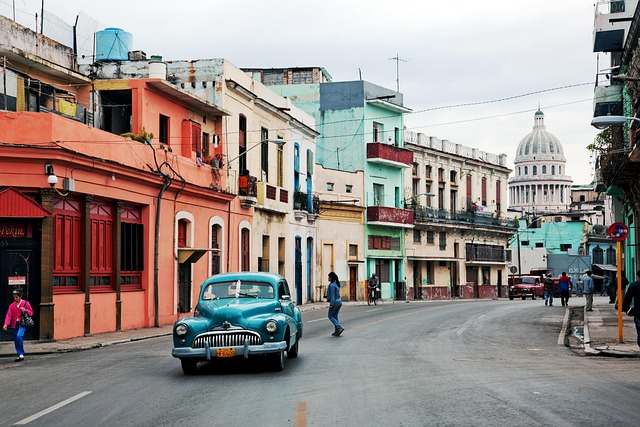
#> input picture images/cars.jpg, 640 x 427 px, found by its file name
$ python 17th_thresholding.py
#> lines starting #> are read from the running program, lines starting #| are printed output that depends on the picture; after the words box and inside, x2 and y2 are one past the last pixel; in counts of white or black regions, pixels touching at a corner belong together
import cv2 as cv, numpy as np

img = cv.imread('E:\OpenCV Image detections\images\cars.jpg')
#> img is the input picture: shape (427, 640, 3); mean B, G, R 136.9, 140.7, 149.5
cv.imshow('image', img)

gry = cv.cvtColor(img, cv.COLOR_BGR2GRAY)
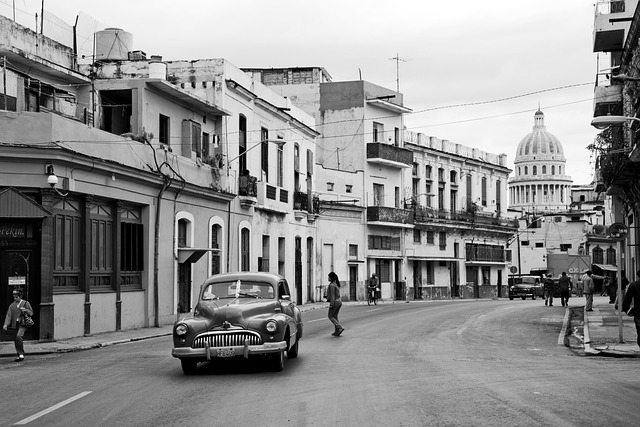
#> gry: shape (427, 640); min 0, max 255, mean 142.9
cv.imshow('gray', gry)

# #simple image thresholding
Threshold, Thresh = cv.threshold(gry, 155, 255, cv.THRESH_BINARY)
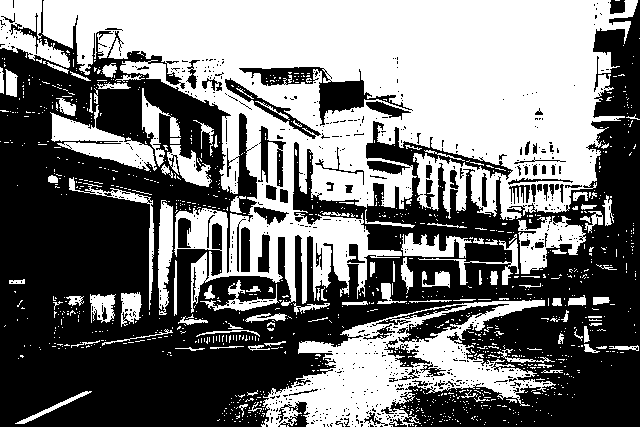
#> Thresh: shape (427, 640); 46.2% white; 1139 white regions (1028 under 20 px), largest, box (x1, y1, x2, y2) and area: (42, 0, 638, 313) 87181, (261, 300, 556, 427) 14827, (50, 105, 157, 171) 2667
cv.imshow('simple threshold', Thresh)

#Adaptive thresholding
adaptive_thresholding = cv.adaptiveThreshold(gry, 255, cv.ADAPTIVE_THRESH_MEAN_C, cv.THRESH_BINARY, 13,3)
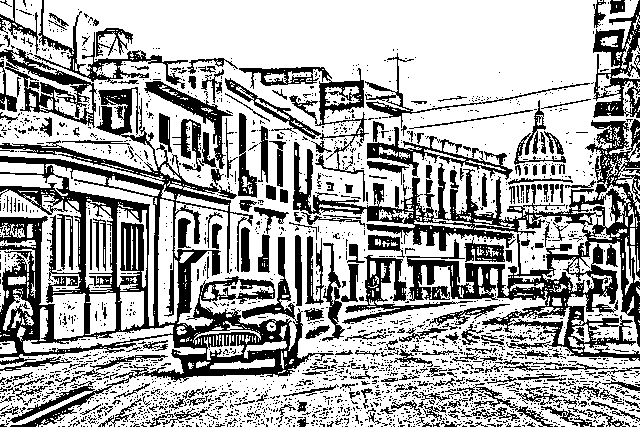
#> adaptive_thresholding: shape (427, 640); 66.5% white; 2458 black regions (2204 under 20 px), largest, box (x1, y1, x2, y2) and area: (0, 87, 334, 427) 25725, (293, 119, 640, 361) 18774, (239, 67, 369, 202) 2431
cv.imshow('Adaptive thresholding', adaptive_thresholding)
cv.waitKey(0)
